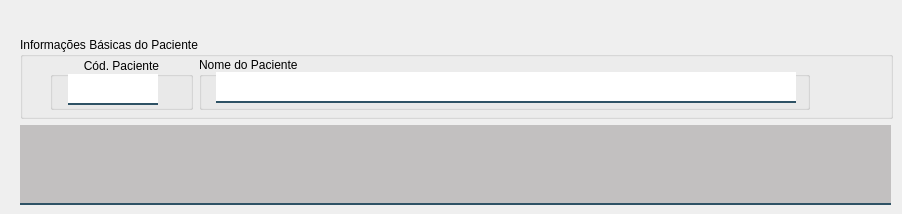
       <widget class="QWidget" name="tab_7">
        <attribute name="title">
         <string>Resumo Notificação</string>
        </attribute>
        <widget class="QWidget" name="layoutWidget">
         <property name="geometry">
          <rect>
           <x>20</x>
           <y>37</y>
           <width>873</width>
           <height>168</height>
          </rect>
         </property>
         <layout class="QVBoxLayout" name="verticalLayout_42">
          <item>
           <widget class="QGroupBox" name="groupBox_80">
            <property name="minimumSize">
             <size>
              <width>871</width>
              <height>80</height>
             </size>
            </property>
            <property name="title">
             <string>Informações Básicas do Paciente</string>
            </property>
            <widget class="QWidget" name="layoutWidget">
             <property name="geometry">
              <rect>
               <x>30</x>
               <y>20</y>
               <width>760</width>
               <height>53</height>
              </rect>
             </property>
             <layout class="QHBoxLayout" name="horizontalLayout_39">
              <item>
               <widget class="QGroupBox" name="groupBox_81">
                <property name="minimumSize">
                 <size>
                  <width>141</width>
                  <height>51</height>
                 </size>
                </property>
                <property name="title">
                 <string>Cód. Paciente</string>
                </property>
                <property name="alignment">
                 <set>Qt::AlignCenter</set>
                </property>
                <widget class="QLineEdit" name="txt_codPaciente">
                 <property name="enabled">
                  <bool>false</bool>
                 </property>
                 <property name="geometry">
                  <rect>
                   <x>18</x>
                   <y>17</y>
                   <width>90</width>
                   <height>31</height>
                  </rect>
                 </property>
                 <property name="minimumSize">
                  <size>
                   <width>90</width>
                   <height>0</height>
                  </size>
                 </property>
                 <property name="maximumSize">
                  <size>
                   <width>90</width>
                   <height>16777215</height>
                  </size>
                 </property>
                 <property name="font">
                  <font>
                   <family>Segoe UI</family>
                  </font>
                 </property>
                 <property name="styleSheet">
                  <string notr="true">border:2px solid rgba(0,0,0,0);
border-bottom-color:rgba(46,82,101,255);
color:rgb(0,0,0);
padding-bottom:7px</string>
                 </property>
                 <property name="alignment">
                  <set>Qt::AlignCenter</set>
                 </property>
                </widget>
               </widget>
              </item>
              <item>
               <widget class="QGroupBox" name="groupBox_82">
                <property name="minimumSize">
                 <size>
                  <width>611</width>
                  <height>51</height>
                 </size>
                </property>
                <property name="title">
                 <string>Nome do Paciente</string>
                </property>
                <widget class="QLineEdit" name="txt_nmPaciente">
                 <property name="enabled">
                  <bool>false</bool>
                 </property>
                 <property name="geometry">
                  <rect>
                   <x>17</x>
                   <y>15</y>
                   <width>580</width>
                   <height>31</height>
                  </rect>
                 </property>
                 <property name="minimumSize">
                  <size>
                   <width>580</width>
                   <height>0</height>
                  </size>
                 </property>
                 <property name="maximumSize">
                  <size>
                   <width>580</width>
                   <height>16777215</height>
                  </size>
                 </property>
                 <property name="font">
                  <font>
                   <family>Segoe UI</family>
                  </font>
                 </property>
                 <property name="styleSheet">
                  <string notr="true">border:2px solid rgba(0,0,0,0);
border-bottom-color:rgba(46,82,101,255);
color:rgb(0,0,0);
padding-bottom:7px</string>
                 </property>
                 <property name="text">
                  <string/>
                 </property>
                </widget>
               </widget>
              </item>
             </layout>
            </widget>
           </widget>
          </item>
          <item>
           <widget class="QTextEdit" name="txt_resumo_ocorrencia">
            <property name="enabled">
             <bool>false</bool>
            </property>
            <property name="minimumSize">
             <size>
              <width>871</width>
              <height>80</height>
             </size>
            </property>
            <property name="maximumSize">
             <size>
              <width>871</width>
              <height>80</height>
             </size>
            </property>
            <property name="font">
             <font>
              <family>Segoe UI</family>
             </font>
            </property>
            <property name="styleSheet">
             <string notr="true">background-color: rgba(10,0,0,50);
border:2px solid rgba(0,0,0,0);
border-bottom-color:rgba(46,82,101,255);
color:rgb(0,0,0);
padding-bottom:7px</string>
            </property>
           </widget>
          </item>
         </layout>
        </widget>
       </widget>
